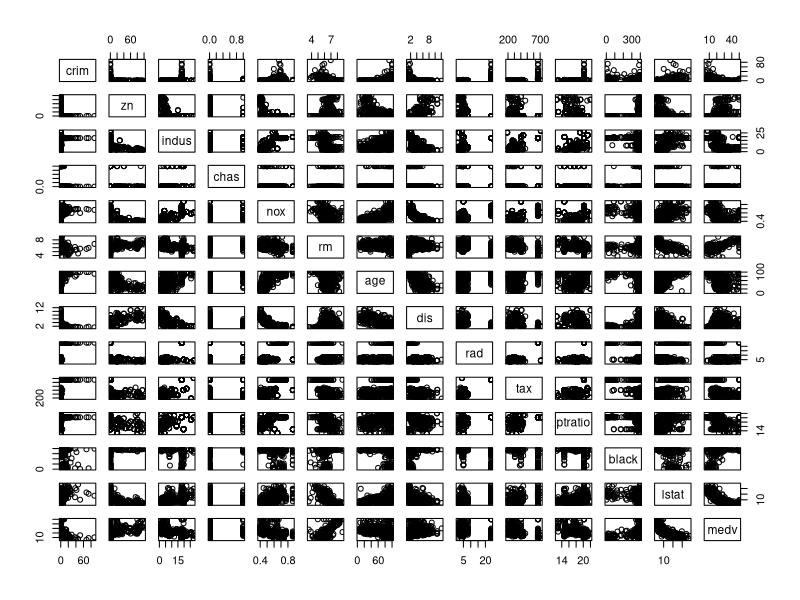
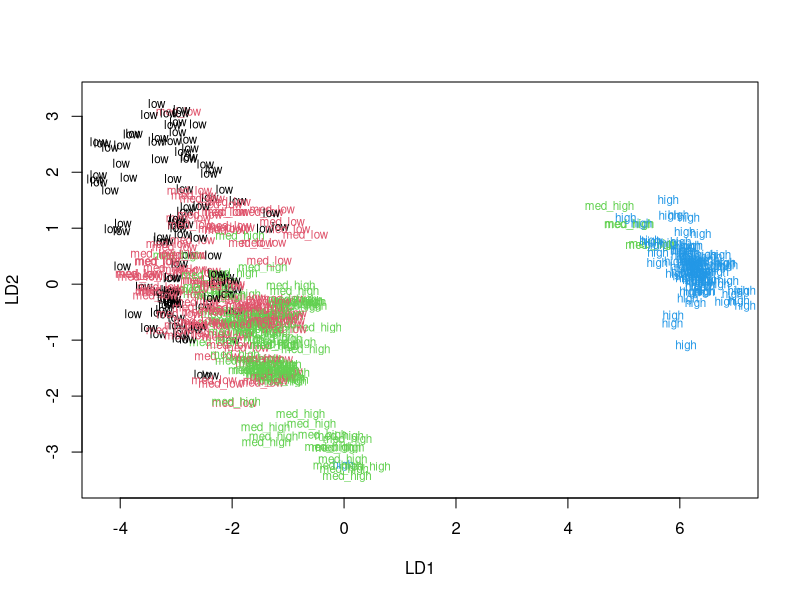
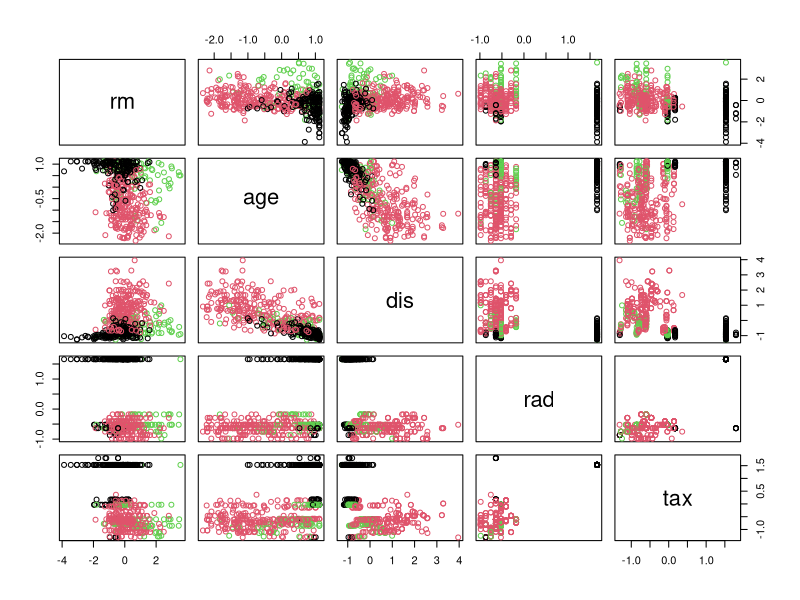
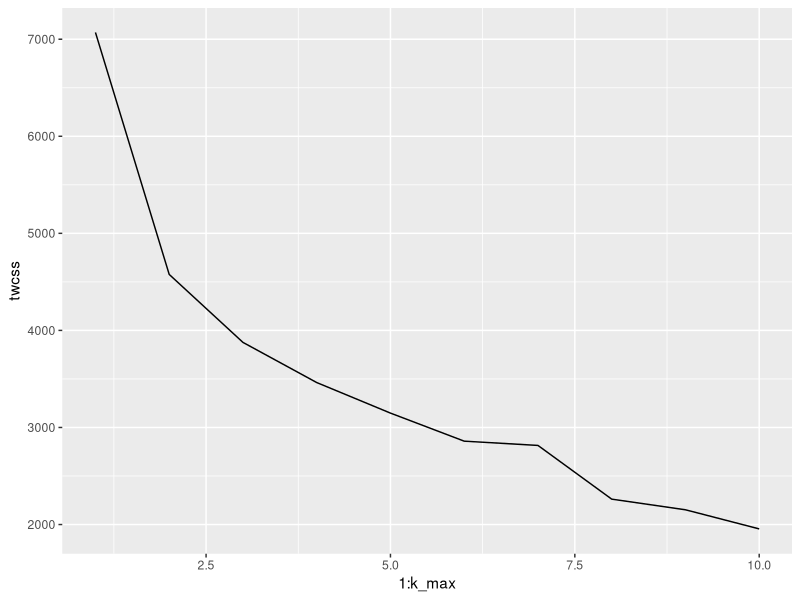
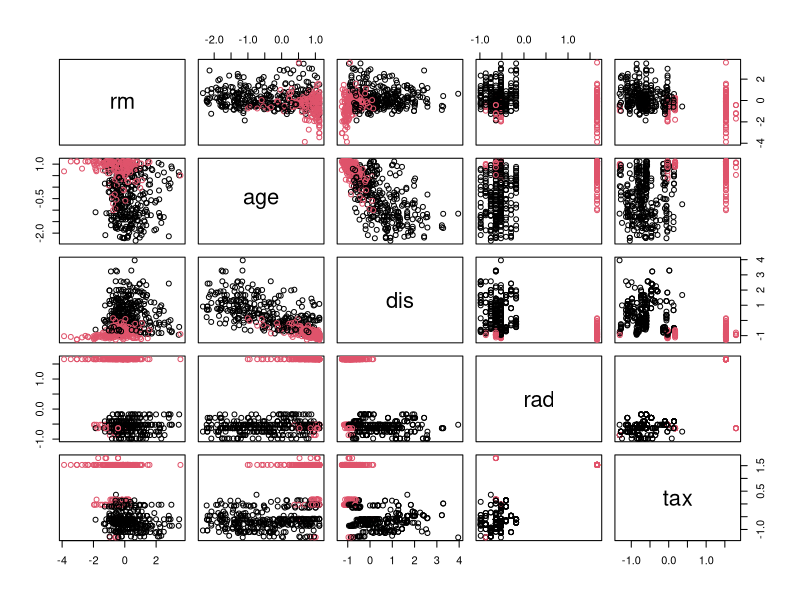
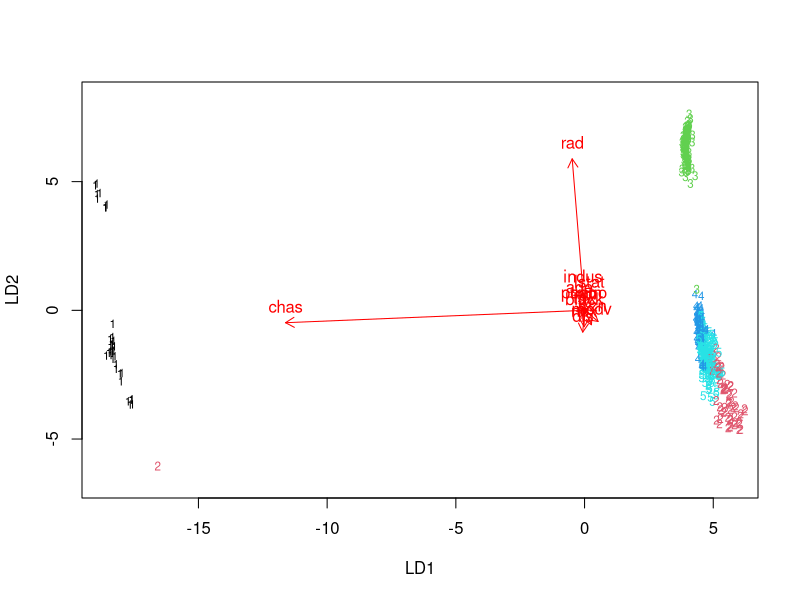

Source code (R) for these figures, in order:
## ---- chunk 1
library(dplyr)
library(ggplot2)
library(MASS)
data("Boston")
str(Boston)
dim(Boston)
## ---- chunk 2
pairs(Boston)
summary(Boston)
## ---- chunk 3
boston_scaled <- scale(Boston)
boston_scaled <- as.data.frame(boston_scaled)
apply(boston_scaled,2, sd, na.rm=TRUE)
summary(boston_scaled)
## ---- chunk 4
bins <- quantile(boston_scaled$crim)
crime <- cut(boston_scaled$crim, breaks = bins, include.lowest = TRUE, labels = c("low", "med_low", "med_high", "high"))
boston_scaled <- dplyr::select(boston_scaled, -crim)
boston_scaled <- data.frame(boston_scaled, crime)
## ---- chunk 5
n <- nrow(boston_scaled)
ind <- sample(n,  size = n * 0.8)
train <- boston_scaled[ind,]
test <- boston_scaled[-ind,]
## ---- chunk 6
lda.fit <- lda(crime~., data=train)
classes <- as.numeric(train$crime)
plot(lda.fit, dimen=2, col=classes)
## ---- chunk 7
correct_classes <- test$crime
test <- dplyr::select(test, -crime)
lda.pred <- predict(lda.fit, newdata=test)
table(correct = correct_classes, predicted = lda.pred$class)
## ---- chunk 8
data("Boston")
boston_scaled <- scale(Boston)
boston_euk_dist <- dist(boston_scaled)
## ---- chunk 9
km <-kmeans(boston_scaled, centers = 3)
pairs(boston_scaled[,6:10], col = km$cluster)
## ---- chunk 10
set.seed(123)

k_max <- 10
twcss <- sapply(1:k_max, function(k){kmeans(boston_scaled, k)$tot.withinss})
qplot(x = 1:k_max, y = twcss, geom = 'line')
## ---- chunk 11
km <-kmeans(boston_scaled, centers = 2)
pairs(boston_scaled[,6:10], col = km$cluster)
## ---- chunk 12
data("Boston")
boston_scaled <- as.data.frame(scale(Boston))
## ---- chunk 13
km <- kmeans(boston_scaled, centers=5)
boston_scaled <- mutate(boston_scaled, cluster=km$cluster)
lda_boston <- lda(cluster ~., data=boston_scaled)
## ---- chunk 14
lda.arrows <- function(x, myscale = 1, arrow_heads = 0.1, color = "red", tex = 0.75, choices = c(1,2)){
  heads <- coef(x)
  arrows(x0 = 0, y0 = 0, 
         x1 = myscale * heads[,choices[1]], 
         y1 = myscale * heads[,choices[2]], col=color, length = arrow_heads)
  text(myscale * heads[,choices], labels = row.names(heads), 
       cex = tex, col=color, pos=3)
}
plot(lda_boston, dimen=2, col=boston_scaled$cluster)
lda.arrows(lda_boston, myscale = 2, tex=1)
